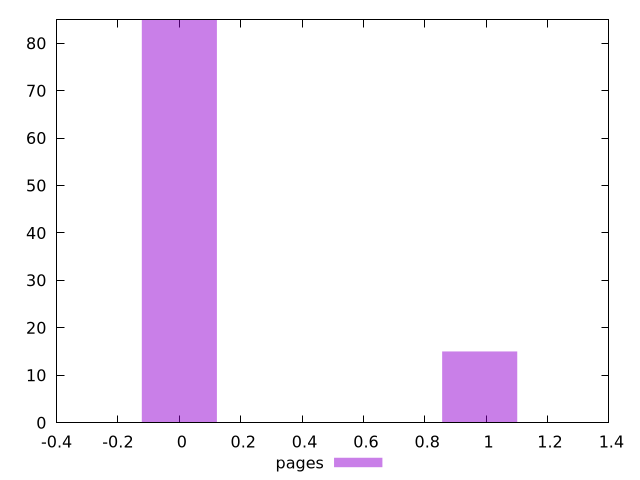

The gnuplot source for this figure:
$_pages <<EOF
0 85
0.9789798039403426 15
EOF
set key outside below
set terminal pngcairo
set output "report_00004_2020-11-02T20-21-41.718Z/third-party-summary/pages//hist.png"
set yrange [0:85]
set boxwidth 0.24474495098508564
set style fill transparent solid 0.5 noborder
plot $_pages title "pages" with boxes ,
